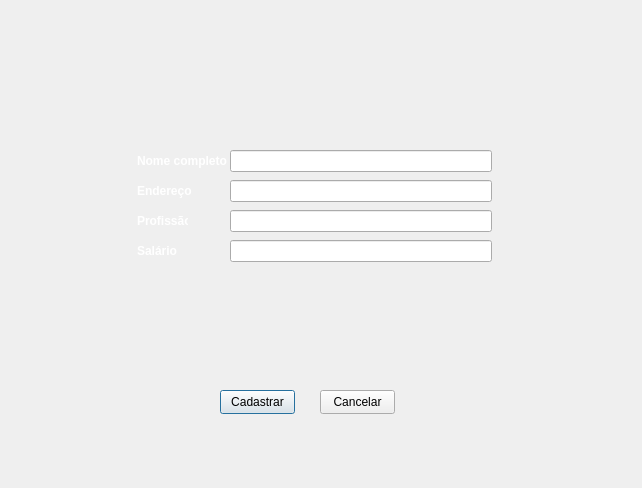
<?xml version="1.0" encoding="UTF-8"?>
<ui version="4.0">
 <class>NewClient</class>
 <widget class="QDialog" name="NewClient">
  <property name="geometry">
   <rect>
    <x>0</x>
    <y>0</y>
    <width>642</width>
    <height>488</height>
   </rect>
  </property>
  <property name="windowTitle">
   <string>Novo cadastro</string>
  </property>
  <property name="styleSheet">
   <string notr="true">NewClient {
background-image: url(:/images/background.jpeg);
}
</string>
  </property>
  <widget class="QPushButton" name="cadastrarButton">
   <property name="geometry">
    <rect>
     <x>220</x>
     <y>390</y>
     <width>75</width>
     <height>24</height>
    </rect>
   </property>
   <property name="text">
    <string>Cadastrar</string>
   </property>
  </widget>
  <widget class="QPushButton" name="cancelarButton">
   <property name="geometry">
    <rect>
     <x>320</x>
     <y>390</y>
     <width>75</width>
     <height>24</height>
    </rect>
   </property>
   <property name="text">
    <string>Cancelar</string>
   </property>
  </widget>
  <widget class="QLabel" name="bankLabel">
   <property name="enabled">
    <bool>true</bool>
   </property>
   <property name="geometry">
    <rect>
     <x>80</x>
     <y>-10</y>
     <width>431</width>
     <height>181</height>
    </rect>
   </property>
   <property name="styleSheet">
    <string notr="true">background: transparent;
</string>
   </property>
   <property name="text">
    <string/>
   </property>
   <property name="openExternalLinks">
    <bool>true</bool>
   </property>
  </widget>
  <widget class="QLabel" name="nomeLabel">
   <property name="geometry">
    <rect>
     <x>137</x>
     <y>150</y>
     <width>91</width>
     <height>22</height>
    </rect>
   </property>
   <property name="font">
    <font>
     <bold>true</bold>
     <underline>false</underline>
     <strikeout>false</strikeout>
     <kerning>false</kerning>
     <hintingpreference>PreferDefaultHinting</hintingpreference>
    </font>
   </property>
   <property name="styleSheet">
    <string notr="true">background: transparent;
color: white
</string>
   </property>
   <property name="text">
    <string>Nome completo</string>
   </property>
  </widget>
  <widget class="QLineEdit" name="lineName">
   <property name="geometry">
    <rect>
     <x>230</x>
     <y>150</y>
     <width>262</width>
     <height>22</height>
    </rect>
   </property>
  </widget>
  <widget class="QLabel" name="enderecoLabel">
   <property name="geometry">
    <rect>
     <x>137</x>
     <y>180</y>
     <width>61</width>
     <height>22</height>
    </rect>
   </property>
   <property name="font">
    <font>
     <bold>true</bold>
    </font>
   </property>
   <property name="styleSheet">
    <string notr="true">background: transparent;
color: white</string>
   </property>
   <property name="text">
    <string>Endereço</string>
   </property>
  </widget>
  <widget class="QLineEdit" name="lineAddress">
   <property name="geometry">
    <rect>
     <x>230</x>
     <y>180</y>
     <width>262</width>
     <height>22</height>
    </rect>
   </property>
  </widget>
  <widget class="QLineEdit" name="lineJob">
   <property name="geometry">
    <rect>
     <x>230</x>
     <y>210</y>
     <width>262</width>
     <height>22</height>
    </rect>
   </property>
  </widget>
  <widget class="QLabel" name="profissaoLabel">
   <property name="geometry">
    <rect>
     <x>137</x>
     <y>200</y>
     <width>51</width>
     <height>41</height>
    </rect>
   </property>
   <property name="font">
    <font>
     <bold>true</bold>
    </font>
   </property>
   <property name="styleSheet">
    <string notr="true">background: transparent;
color: white</string>
   </property>
   <property name="text">
    <string>Profissão</string>
   </property>
  </widget>
  <widget class="QLabel" name="salarioLabel">
   <property name="geometry">
    <rect>
     <x>137</x>
     <y>240</y>
     <width>41</width>
     <height>22</height>
    </rect>
   </property>
   <property name="font">
    <font>
     <bold>true</bold>
    </font>
   </property>
   <property name="styleSheet">
    <string notr="true">background: transparent;
color: white</string>
   </property>
   <property name="text">
    <string>Salário</string>
   </property>
  </widget>
  <widget class="QLineEdit" name="lineIncome">
   <property name="geometry">
    <rect>
     <x>230</x>
     <y>240</y>
     <width>262</width>
     <height>22</height>
    </rect>
   </property>
  </widget>
 </widget>
 <resources/>
 <connections/>
</ui>
